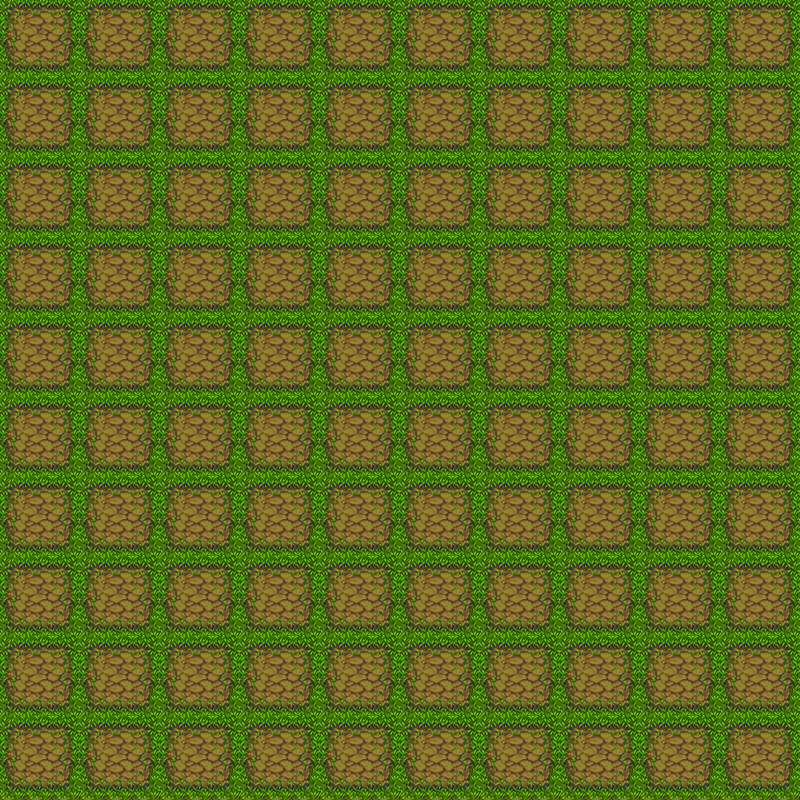

Below is a game level as drawn by its tile map, then a one-line description and the .tmx file that defines it, in full:
An orthogonal 10x10 tile map with 80x80 px tiles, 1 tile layer (Tile Layer 1).

<map version="1.2" tiledversion="1.3.3" orientation="orthogonal" renderorder="right-down" width="10" height="10" tilewidth="80" tileheight="80" infinite="0" nextlayerid="5" nextobjectid="1">
 <tileset firstgid="1" source="tmp_tileset.tsx" />
 <layer id="1" name="Tile Layer 1" width="10" height="10">
  <data encoding="csv">
3,3,3,3,3,3,3,3,3,3,
3,3,3,3,3,3,3,3,3,3,
3,3,3,3,3,3,3,3,3,3,
3,3,3,3,3,3,3,3,3,3,
3,3,3,3,3,3,3,3,3,3,
3,3,3,3,3,3,3,3,3,3,
3,3,3,3,3,3,3,3,3,3,
3,3,3,3,3,3,3,3,3,3,
3,3,3,3,3,3,3,3,3,3,
3,3,3,3,3,3,3,3,3,3
</data>
 </layer>
</map>
